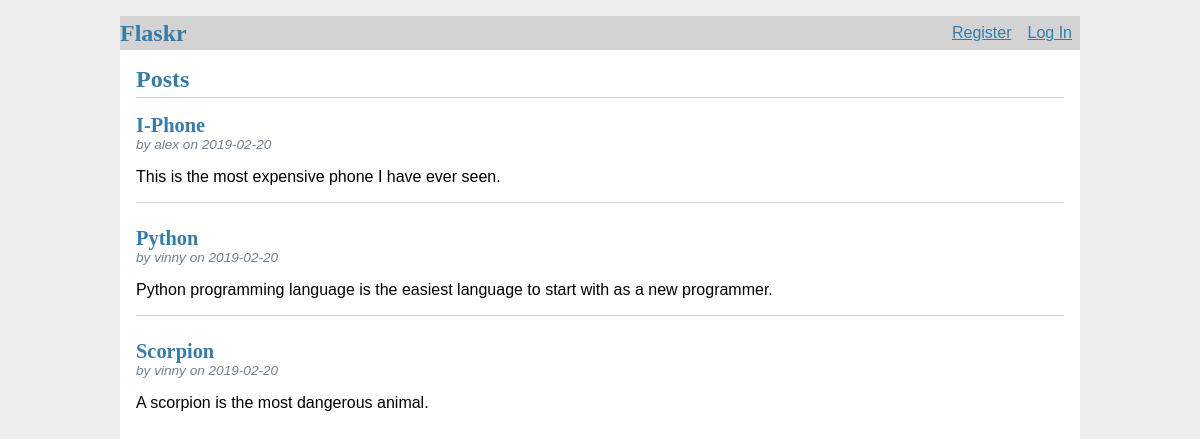
The page / on the database its author committed.
### tables this page shows
CREATE TABLE post (
  id INTEGER PRIMARY KEY AUTOINCREMENT,
  author_id INTEGER NOT NULL,
  created TIMESTAMP NOT NULL DEFAULT CURRENT_TIMESTAMP,
  title TEXT NOT NULL,
  body TEXT NOT NULL,
  FOREIGN KEY (author_id) REFERENCES user(id)
);

CREATE TABLE user (
  id INTEGER PRIMARY KEY AUTOINCREMENT,
  username TEXT UNIQUE NOT NULL,
  password TEXT NOT NULL
);

### flaskr/blog.py (the view)
@bp.route('/')
def index():
    db = get_db()
    posts = db.execute(
        'SELECT p.id, title, body, created, author_id, username'
        ' FROM post p JOIN user u ON p.author_id = u.id'
        ' ORDER BY created DESC'
    ).fetchall()
    return render_template('blog/index.html', posts=posts)

### flaskr/auth.py (called while the page is built)
@bp.before_app_request
def load_logged_in_user():
    user_id = session.get('user_id')
    if user_id is None:
        g.user = None
    else:
        g.user = get_db().execute(
            'SELECT * FROM user WHERE id = ?', (user_id,)
        ).fetchone()

### flaskr/db.py (called while the page is built)
def get_db():
    if 'db' not in g:
        g.db = sqlite3.connect(
            current_app.config['DATABASE'],
            detect_types=sqlite3.PARSE_DECLTYPES
        )
        g.db.row_factory = sqlite3.Row
    return g.db

### flaskr/templates/blog/index.html (shortened to what this page needs)
{% extends 'base.html' %}
{% block header %}
    <h1>{% block title %}Posts{% endblock %}</h1>
{% endblock %}
{% block content %}
    {% for post in posts %}
        <article class="post">
            <header>
                <div>
                    <h1>{{ post['title'] }}</h1>
                    <div class="about">by {{ post['username'] }} on {{ post['created'].
                        strftime('%Y-%m-%d') }}</div>
                </div>
            </header>
            <p class="body">{{ post['body'] }}</p>
        </article>
        {% if not loop.last %}
            <hr>
        {% endif %}
    {% endfor %}
{% endblock %}

### flaskr/templates/base.html (shortened to what this page needs)
<!DOCTYPE html>
<link rel="stylesheet" href="{{ url_for('static', filename='style.css') }}">
<nav>
    <h1>Flaskr</h1>
    <ul>
        {% if g.user %}
            <li><span>{{ g.user['username'] }}</span>
            <li><a href="{{ url_for('auth.logout') }}">Log Out</a>
        {% else %}
            <li><a href="{{ url_for('auth.register') }}">Register</a>
            <li><a href="{{ url_for('auth.login') }}">Log In</a>
        {% endif %}
    </ul>
</nav>
<section class="content">
    <header>
        {% block header %}{% endblock %}
    </header>
    {% block content %}{% endblock %}
</section>

### flaskr/static/style.css (style rules this page uses)
h1 { font-family: serif; color: #377ba8; margin: 1rem 0; }
a { color: #377ba8; }
hr { border: none; border-top: 1px solid lightgray; }
nav { background: lightgray; display: flex; align-items: center; padding: 0 0. ,→ 5rem; }
nav h1 { flex: auto; margin: 0; }
nav ul { display: flex; list-style: none; margin: 0; padding: 0; }
nav ul li a, nav ul li span, header .action { display: block; padding: 0.5rem; }
.content { padding: 0 1rem 1rem; }
.content > header { border-bottom: 1px solid lightgray; display: flex; align- ,→ items: flex-end; }
.content > header h1 { flex: auto; margin: 1rem 0 0.25rem 0; }
.post > header { display: flex; align-items: flex-end; font-size: 0.85em; }
.post > header > div:first-of-type { flex: auto; }
.post > header h1 { font-size: 1.5em; margin-bottom: 0; }
.post .about { color: slategray; font-style: italic; }
.post .body { white-space: pre-line; }
.content:last-child { margin-bottom: 0; }

### rows shown on the page
post: title "I-Phone", username "alex", created "2019-02-20", body "This is the most expensive phone I have ever seen."
post: title "Python", username "vinny", created "2019-02-20", body "Python programming language is the easiest language to start with as a new programmer."
post: title "Scorpion", username "vinny", created "2019-02-20", body "A scorpion is the most dangerous animal."
